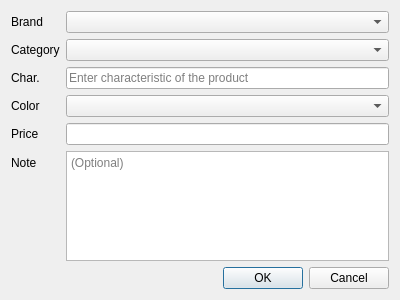
<?xml version="1.0" encoding="UTF-8"?>
<ui version="4.0">
 <class>SearchProductDialog</class>
 <widget class="QWidget" name="SearchProductDialog">
  <property name="windowModality">
   <enum>Qt::ApplicationModal</enum>
  </property>
  <property name="geometry">
   <rect>
    <x>0</x>
    <y>0</y>
    <width>400</width>
    <height>300</height>
   </rect>
  </property>
  <property name="windowTitle">
   <string>Add new product</string>
  </property>
  <layout class="QFormLayout" name="formLayout">
   <item row="6" column="0">
    <widget class="QLabel" name="priceLabel">
     <property name="text">
      <string>Price</string>
     </property>
    </widget>
   </item>
   <item row="6" column="1">
    <widget class="QLineEdit" name="priceEdit">
     <property name="inputMask">
      <string>D9 999 999</string>
     </property>
     <property name="text">
      <string>  </string>
     </property>
     <property name="placeholderText">
      <string>Enter price (Max. 6 digits)</string>
     </property>
    </widget>
   </item>
   <item row="9" column="0">
    <widget class="QLabel" name="noteLabel">
     <property name="text">
      <string>Note</string>
     </property>
    </widget>
   </item>
   <item row="9" column="1">
    <widget class="QTextEdit" name="noteTextEdit">
     <property name="placeholderText">
      <string>(Optional)</string>
     </property>
    </widget>
   </item>
   <item row="10" column="1">
    <widget class="QDialogButtonBox" name="buttonBox">
     <property name="standardButtons">
      <set>QDialogButtonBox::Cancel|QDialogButtonBox::Ok</set>
     </property>
    </widget>
   </item>
   <item row="1" column="0">
    <widget class="QLabel" name="brandLabel">
     <property name="text">
      <string>Brand</string>
     </property>
    </widget>
   </item>
   <item row="1" column="1">
    <widget class="QComboBox" name="brandCB"/>
   </item>
   <item row="3" column="1">
    <widget class="QLineEdit" name="nameEdit">
     <property name="placeholderText">
      <string>Enter characteristic of the product</string>
     </property>
    </widget>
   </item>
   <item row="2" column="0">
    <widget class="QLabel" name="categoryLabel">
     <property name="text">
      <string>Category</string>
     </property>
    </widget>
   </item>
   <item row="2" column="1">
    <widget class="QComboBox" name="categoryCB">
     <property name="currentIndex">
      <number>-1</number>
     </property>
    </widget>
   </item>
   <item row="3" column="0">
    <widget class="QLabel" name="nameLabel">
     <property name="text">
      <string>Char.</string>
     </property>
    </widget>
   </item>
   <item row="5" column="0">
    <widget class="QLabel" name="colorLabel">
     <property name="text">
      <string>Color</string>
     </property>
    </widget>
   </item>
   <item row="5" column="1">
    <widget class="QComboBox" name="colorCB"/>
   </item>
  </layout>
 </widget>
 <resources/>
 <connections/>
</ui>
